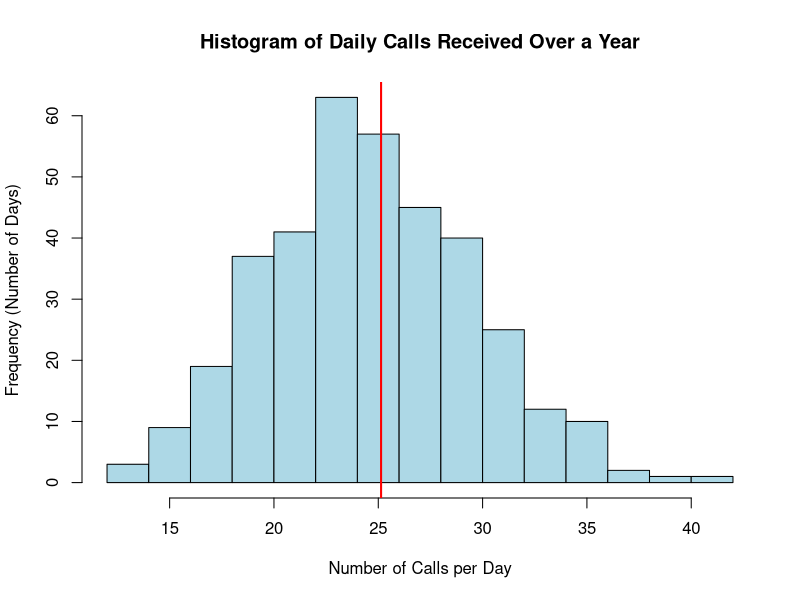

R code for this plot:
# Set parameters
lambda <- 25  # Average number of calls per day
days <- 365   # Number of days in a year

# Simulate the number of calls received each day for 365 days
set.seed(123)  # For reproducibility
daily_calls <- rpois(days, lambda)

# Print the first few simulated values
print(head(daily_calls))

# Create a histogram of the simulated daily calls
hist(daily_calls, breaks = 10, col = "lightblue", 
     main = "Histogram of Daily Calls Received Over a Year",
     xlab = "Number of Calls per Day",
     ylab = "Frequency (Number of Days)")

# Add a vertical line for the mean
abline(v = mean(daily_calls), col = "red", lwd = 2)

# Interpretation: Brief Summary
cat("The histogram shows the distribution of the number of calls received each day over a year. The mean number of calls is", mean(daily_calls), 
    "with most days receiving between", min(daily_calls), "and", max(daily_calls), "calls. The distribution is centered around 25 calls per day, 
    which aligns with the expected average.")
